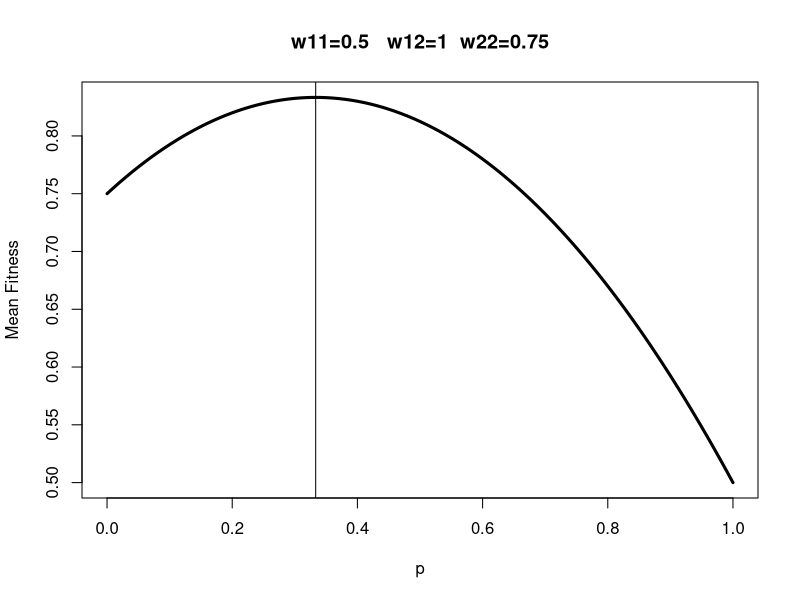
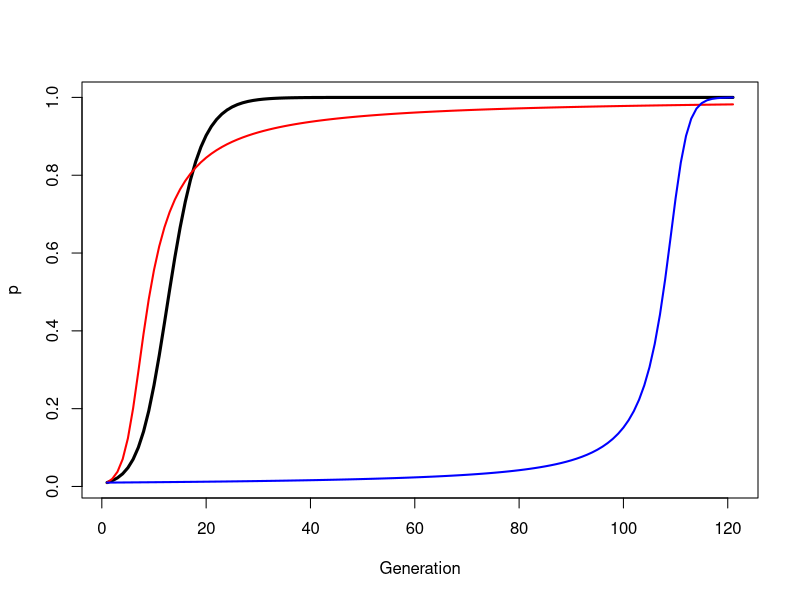

Here is the R script that generated these plots, in order:

w_bar <- function(p, w11, w12, w22){
  q <- 1-p
  
  p^2*w11 + 2*p*q*w12 + q^2*w22
}

p_hat <- function(w11, w12, w22){
  (w22 - w12)/(w11 + w22 - 2*w12)
}




w11 <- .5
w12 <- 1
w22 <- .75

curve(w_bar(x, w11, w12, w22), 0, 1, main = paste0("w11=",w11,"   w12=",w12,"  w22=",w22), xlab = "p", ylab = "Mean Fitness", lwd = 3)

abline(v = p_hat(w11, w12, w22))



n_gen <- 120




w11 <- 1
w12 <- .75
w22 <- .5


p <- c()
p[1] <- .01
for(i in 2:(n_gen+1)){
  pt <- p[i-1]
  q <- 1-pt
  mufit <- w_bar(pt, w11, w12, w22)
  p[i] <- (pt/mufit)*(pt*w11 + q*w12)
}
gen <- 1:(n_gen+1)
plot(p ~ gen, type = "l", lwd = 3, xlab = "Generation",
     ylab = "p")





w11 <- 1
w12 <- 1
w22 <- .5


p <- c()
p[1] <- .01
for(i in 2:(n_gen+1)){
  pt <- p[i-1]
  q <- 1-pt
  mufit <- w_bar(pt, w11, w12, w22)
  p[i] <- (pt/mufit)*(pt*w11 + q*w12)
}

lines(p ~ gen, lwd = 2, col = "red")


w11 <- 1
w12 <- .5
w22 <- .5


p <- c()
p[1] <- .01
for(i in 2:2:(n_gen+1)){
  pt <- p[i-1]
  q <- 1-pt
  mufit <- w_bar(pt, w11, w12, w22)
  p[i] <- (pt/mufit)*(pt*w11 + q*w12)
}

lines(p ~ gen, lwd = 2, col = "blue")
